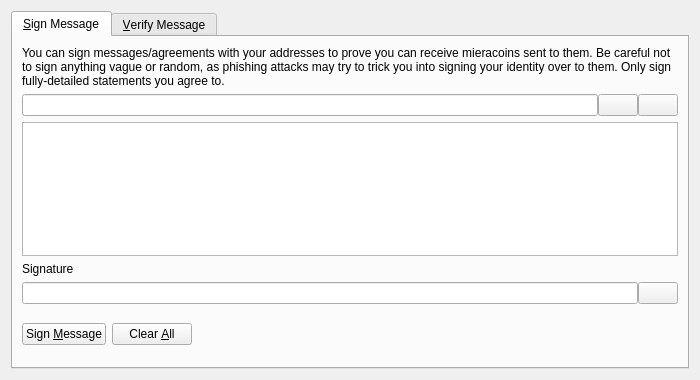
<?xml version="1.0" encoding="UTF-8"?>
<ui version="4.0">
 <class>SignVerifyMessageDialog</class>
 <widget class="QDialog" name="SignVerifyMessageDialog">
  <property name="geometry">
   <rect>
    <x>0</x>
    <y>0</y>
    <width>700</width>
    <height>380</height>
   </rect>
  </property>
  <property name="windowTitle">
   <string>Signatures - Sign / Verify a Message</string>
  </property>
  <property name="modal">
   <bool>true</bool>
  </property>
  <layout class="QVBoxLayout" name="verticalLayout">
   <item>
    <widget class="QTabWidget" name="tabWidget">
     <property name="currentIndex">
      <number>0</number>
     </property>
     <widget class="QWidget" name="tabSignMessage">
      <attribute name="title">
       <string>&amp;Sign Message</string>
      </attribute>
      <layout class="QVBoxLayout" name="verticalLayout_SM">
       <item>
        <widget class="QLabel" name="infoLabel_SM">
         <property name="text">
          <string>You can sign messages/agreements with your addresses to prove you can receive mieracoins sent to them. Be careful not to sign anything vague or random, as phishing attacks may try to trick you into signing your identity over to them. Only sign fully-detailed statements you agree to.</string>
         </property>
         <property name="textFormat">
          <enum>Qt::PlainText</enum>
         </property>
         <property name="wordWrap">
          <bool>true</bool>
         </property>
        </widget>
       </item>
       <item>
        <layout class="QHBoxLayout" name="horizontalLayout_1_SM">
         <property name="spacing">
          <number>0</number>
         </property>
         <item>
          <widget class="QValidatedLineEdit" name="addressIn_SM">
           <property name="toolTip">
            <string>The Mieracoin address to sign the message with</string>
           </property>
          </widget>
         </item>
         <item>
          <widget class="QPushButton" name="addressBookButton_SM">
           <property name="toolTip">
            <string>Choose previously used address</string>
           </property>
           <property name="text">
            <string/>
           </property>
           <property name="icon">
            <iconset resource="../bitcoin.qrc">
             <normaloff>:/icons/address-book</normaloff>:/icons/address-book</iconset>
           </property>
           <property name="shortcut">
            <string>Alt+A</string>
           </property>
           <property name="autoDefault">
            <bool>false</bool>
           </property>
          </widget>
         </item>
         <item>
          <widget class="QPushButton" name="pasteButton_SM">
           <property name="toolTip">
            <string>Paste address from clipboard</string>
           </property>
           <property name="text">
            <string/>
           </property>
           <property name="icon">
            <iconset resource="../bitcoin.qrc">
             <normaloff>:/icons/editpaste</normaloff>:/icons/editpaste</iconset>
           </property>
           <property name="shortcut">
            <string>Alt+P</string>
           </property>
           <property name="autoDefault">
            <bool>false</bool>
           </property>
          </widget>
         </item>
        </layout>
       </item>
       <item>
        <widget class="QPlainTextEdit" name="messageIn_SM">
         <property name="toolTip">
          <string>Enter the message you want to sign here</string>
         </property>
        </widget>
       </item>
       <item>
        <widget class="QLabel" name="signatureLabel_SM">
         <property name="text">
          <string>Signature</string>
         </property>
         <property name="textFormat">
          <enum>Qt::PlainText</enum>
         </property>
        </widget>
       </item>
       <item>
        <layout class="QHBoxLayout" name="horizontalLayout_2_SM">
         <property name="spacing">
          <number>0</number>
         </property>
         <item>
          <widget class="QLineEdit" name="signatureOut_SM">
           <property name="font">
            <font>
             <italic>true</italic>
            </font>
           </property>
           <property name="readOnly">
            <bool>true</bool>
           </property>
          </widget>
         </item>
         <item>
          <widget class="QPushButton" name="copySignatureButton_SM">
           <property name="toolTip">
            <string>Copy the current signature to the system clipboard</string>
           </property>
           <property name="text">
            <string/>
           </property>
           <property name="icon">
            <iconset resource="../bitcoin.qrc">
             <normaloff>:/icons/editcopy</normaloff>:/icons/editcopy</iconset>
           </property>
           <property name="autoDefault">
            <bool>false</bool>
           </property>
          </widget>
         </item>
        </layout>
       </item>
       <item>
        <layout class="QHBoxLayout" name="horizontalLayout_3_SM">
         <item>
          <widget class="QPushButton" name="signMessageButton_SM">
           <property name="toolTip">
            <string>Sign the message to prove you own this Mieracoin address</string>
           </property>
           <property name="text">
            <string>Sign &amp;Message</string>
           </property>
           <property name="icon">
            <iconset resource="../bitcoin.qrc">
             <normaloff>:/icons/edit</normaloff>:/icons/edit</iconset>
           </property>
           <property name="autoDefault">
            <bool>false</bool>
           </property>
          </widget>
         </item>
         <item>
          <widget class="QPushButton" name="clearButton_SM">
           <property name="toolTip">
            <string>Reset all sign message fields</string>
           </property>
           <property name="text">
            <string>Clear &amp;All</string>
           </property>
           <property name="icon">
            <iconset resource="../bitcoin.qrc">
             <normaloff>:/icons/remove</normaloff>:/icons/remove</iconset>
           </property>
           <property name="autoDefault">
            <bool>false</bool>
           </property>
          </widget>
         </item>
         <item>
          <spacer name="horizontalSpacer_1_SM">
           <property name="orientation">
            <enum>Qt::Horizontal</enum>
           </property>
           <property name="sizeHint" stdset="0">
            <size>
             <width>40</width>
             <height>48</height>
            </size>
           </property>
          </spacer>
         </item>
         <item>
          <widget class="QLabel" name="statusLabel_SM">
           <property name="font">
            <font>
             <weight>75</weight>
             <bold>true</bold>
            </font>
           </property>
           <property name="text">
            <string/>
           </property>
           <property name="wordWrap">
            <bool>true</bool>
           </property>
          </widget>
         </item>
         <item>
          <spacer name="horizontalSpacer_2_SM">
           <property name="orientation">
            <enum>Qt::Horizontal</enum>
           </property>
           <property name="sizeHint" stdset="0">
            <size>
             <width>40</width>
             <height>48</height>
            </size>
           </property>
          </spacer>
         </item>
        </layout>
       </item>
      </layout>
     </widget>
     <widget class="QWidget" name="tabVerifyMessage">
      <attribute name="title">
       <string>&amp;Verify Message</string>
      </attribute>
      <layout class="QVBoxLayout" name="verticalLayout_VM">
       <item>
        <widget class="QLabel" name="infoLabel_VM">
         <property name="text">
          <string>Enter the receiver's address, message (ensure you copy line breaks, spaces, tabs, etc. exactly) and signature below to verify the message. Be careful not to read more into the signature than what is in the signed message itself, to avoid being tricked by a man-in-the-middle attack. Note that this only proves the signing party receives with the address, it cannot prove sendership of any transaction!</string>
         </property>
         <property name="textFormat">
          <enum>Qt::PlainText</enum>
         </property>
         <property name="alignment">
          <set>Qt::AlignLeading|Qt::AlignLeft|Qt::AlignTop</set>
         </property>
         <property name="wordWrap">
          <bool>true</bool>
         </property>
        </widget>
       </item>
       <item>
        <layout class="QHBoxLayout" name="horizontalLayout_1_VM">
         <property name="spacing">
          <number>0</number>
         </property>
         <item>
          <widget class="QValidatedLineEdit" name="addressIn_VM">
           <property name="toolTip">
            <string>The Mieracoin address the message was signed with</string>
           </property>
          </widget>
         </item>
         <item>
          <widget class="QPushButton" name="addressBookButton_VM">
           <property name="toolTip">
            <string>Choose previously used address</string>
           </property>
           <property name="text">
            <string/>
           </property>
           <property name="icon">
            <iconset resource="../bitcoin.qrc">
             <normaloff>:/icons/address-book</normaloff>:/icons/address-book</iconset>
           </property>
           <property name="shortcut">
            <string>Alt+A</string>
           </property>
           <property name="autoDefault">
            <bool>false</bool>
           </property>
          </widget>
         </item>
        </layout>
       </item>
       <item>
        <widget class="QPlainTextEdit" name="messageIn_VM"/>
       </item>
       <item>
        <widget class="QValidatedLineEdit" name="signatureIn_VM"/>
       </item>
       <item>
        <layout class="QHBoxLayout" name="horizontalLayout_2_VM">
         <item>
          <widget class="QPushButton" name="verifyMessageButton_VM">
           <property name="toolTip">
            <string>Verify the message to ensure it was signed with the specified Mieracoin address</string>
           </property>
           <property name="text">
            <string>Verify &amp;Message</string>
           </property>
           <property name="icon">
            <iconset resource="../bitcoin.qrc">
             <normaloff>:/icons/transaction_0</normaloff>:/icons/transaction_0</iconset>
           </property>
           <property name="autoDefault">
            <bool>false</bool>
           </property>
          </widget>
         </item>
         <item>
          <widget class="QPushButton" name="clearButton_VM">
           <property name="toolTip">
            <string>Reset all verify message fields</string>
           </property>
           <property name="text">
            <string>Clear &amp;All</string>
           </property>
           <property name="icon">
            <iconset resource="../bitcoin.qrc">
             <normaloff>:/icons/remove</normaloff>:/icons/remove</iconset>
           </property>
           <property name="autoDefault">
            <bool>false</bool>
           </property>
          </widget>
         </item>
         <item>
          <spacer name="horizontalSpacer_1_VM">
           <property name="orientation">
            <enum>Qt::Horizontal</enum>
           </property>
           <property name="sizeHint" stdset="0">
            <size>
             <width>40</width>
             <height>48</height>
            </size>
           </property>
          </spacer>
         </item>
         <item>
          <widget class="QLabel" name="statusLabel_VM">
           <property name="font">
            <font>
             <weight>75</weight>
             <bold>true</bold>
            </font>
           </property>
           <property name="text">
            <string/>
           </property>
           <property name="wordWrap">
            <bool>true</bool>
           </property>
          </widget>
         </item>
         <item>
          <spacer name="horizontalSpacer_2_VM">
           <property name="orientation">
            <enum>Qt::Horizontal</enum>
           </property>
           <property name="sizeHint" stdset="0">
            <size>
             <width>40</width>
             <height>48</height>
            </size>
           </property>
          </spacer>
         </item>
        </layout>
       </item>
      </layout>
     </widget>
    </widget>
   </item>
  </layout>
 </widget>
 <customwidgets>
  <customwidget>
   <class>QValidatedLineEdit</class>
   <extends>QLineEdit</extends>
   <header>qt/qvalidatedlineedit.h</header>
  </customwidget>
 </customwidgets>
 <resources>
  <include location="../bitcoin.qrc"/>
 </resources>
 <connections/>
</ui>
